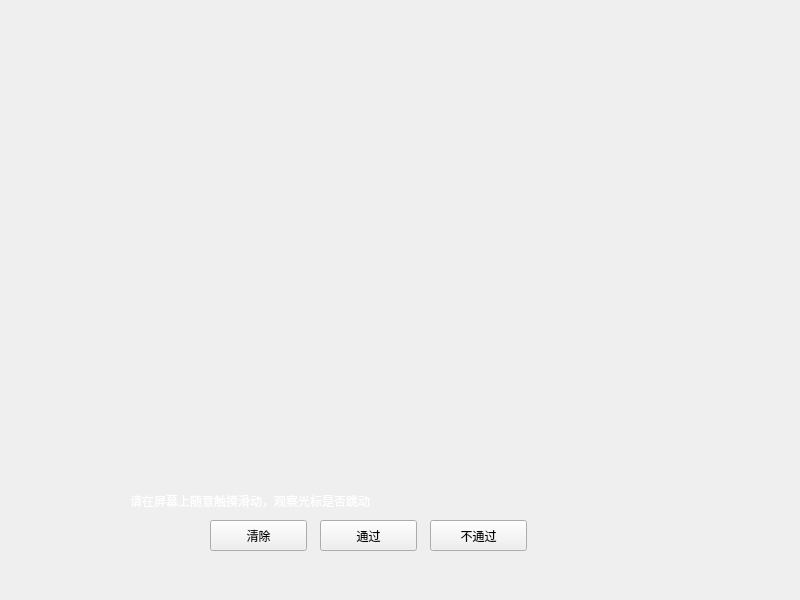
<?xml version="1.0" encoding="UTF-8"?>
<ui version="4.0">
 <class>TestTouchScreenPage</class>
 <widget class="QWidget" name="TestTouchScreenPage">
  <property name="geometry">
   <rect>
    <x>0</x>
    <y>0</y>
    <width>800</width>
    <height>600</height>
   </rect>
  </property>
  <property name="windowTitle">
   <string>Form</string>
  </property>
  <layout class="QVBoxLayout" name="verticalLayout">
   <property name="spacing">
    <number>0</number>
   </property>
   <property name="margin">
    <number>0</number>
   </property>
   <item>
    <widget class="ICTouchScreenTestWidget" name="touchTestWidget" native="true">
     <widget class="QPushButton" name="clearButton">
      <property name="geometry">
       <rect>
        <x>210</x>
        <y>520</y>
        <width>97</width>
        <height>31</height>
       </rect>
      </property>
      <property name="text">
       <string>清除</string>
      </property>
     </widget>
     <widget class="QPushButton" name="passButton">
      <property name="geometry">
       <rect>
        <x>320</x>
        <y>520</y>
        <width>97</width>
        <height>31</height>
       </rect>
      </property>
      <property name="text">
       <string>通过</string>
      </property>
     </widget>
     <widget class="QPushButton" name="rejectButton">
      <property name="geometry">
       <rect>
        <x>430</x>
        <y>520</y>
        <width>97</width>
        <height>31</height>
       </rect>
      </property>
      <property name="text">
       <string>不通过</string>
      </property>
     </widget>
     <widget class="QLabel" name="infoLabel">
      <property name="geometry">
       <rect>
        <x>130</x>
        <y>490</y>
        <width>461</width>
        <height>21</height>
       </rect>
      </property>
      <property name="styleSheet">
       <string notr="true">color: rgb(255, 255, 255);</string>
      </property>
      <property name="text">
       <string>请在屏幕上随意触摸滑动，观察光标是否跳动</string>
      </property>
     </widget>
    </widget>
   </item>
  </layout>
 </widget>
 <customwidgets>
  <customwidget>
   <class>ICTouchScreenTestWidget</class>
   <extends>QWidget</extends>
   <header>ictouchscreentestwidget.h</header>
   <container>1</container>
  </customwidget>
 </customwidgets>
 <resources/>
 <connections/>
</ui>
